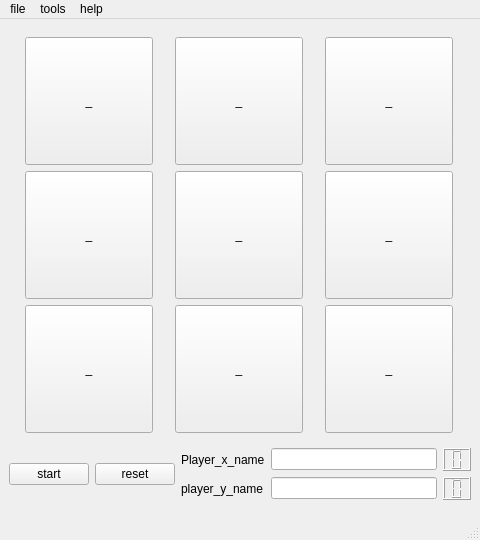
<?xml version="1.0" encoding="UTF-8"?>
<ui version="4.0">
 <class>MainWindow</class>
 <widget class="QMainWindow" name="MainWindow">
  <property name="geometry">
   <rect>
    <x>0</x>
    <y>0</y>
    <width>480</width>
    <height>540</height>
   </rect>
  </property>
  <property name="sizePolicy">
   <sizepolicy hsizetype="Maximum" vsizetype="Maximum">
    <horstretch>0</horstretch>
    <verstretch>0</verstretch>
   </sizepolicy>
  </property>
  <property name="minimumSize">
   <size>
    <width>480</width>
    <height>540</height>
   </size>
  </property>
  <property name="maximumSize">
   <size>
    <width>480</width>
    <height>540</height>
   </size>
  </property>
  <property name="windowTitle">
   <string>XOX Game</string>
  </property>
  <widget class="QWidget" name="centralwidget">
   <layout class="QVBoxLayout" name="verticalLayout">
    <item>
     <layout class="QGridLayout" name="gridLayout_2">
      <property name="sizeConstraint">
       <enum>QLayout::SizeConstraint::SetMinAndMaxSize</enum>
      </property>
      <item row="0" column="0">
       <widget class="QPushButton" name="place00">
        <property name="enabled">
         <bool>true</bool>
        </property>
        <property name="sizePolicy">
         <sizepolicy hsizetype="MinimumExpanding" vsizetype="MinimumExpanding">
          <horstretch>0</horstretch>
          <verstretch>0</verstretch>
         </sizepolicy>
        </property>
        <property name="maximumSize">
         <size>
          <width>128</width>
          <height>128</height>
         </size>
        </property>
        <property name="text">
         <string>_</string>
        </property>
        <property name="autoRepeat">
         <bool>false</bool>
        </property>
        <property name="autoExclusive">
         <bool>false</bool>
        </property>
        <property name="autoDefault">
         <bool>false</bool>
        </property>
        <property name="default">
         <bool>false</bool>
        </property>
        <property name="flat">
         <bool>false</bool>
        </property>
       </widget>
      </item>
      <item row="0" column="2">
       <widget class="QPushButton" name="place02">
        <property name="enabled">
         <bool>true</bool>
        </property>
        <property name="sizePolicy">
         <sizepolicy hsizetype="MinimumExpanding" vsizetype="MinimumExpanding">
          <horstretch>0</horstretch>
          <verstretch>0</verstretch>
         </sizepolicy>
        </property>
        <property name="maximumSize">
         <size>
          <width>128</width>
          <height>128</height>
         </size>
        </property>
        <property name="text">
         <string>_</string>
        </property>
        <property name="autoRepeat">
         <bool>false</bool>
        </property>
        <property name="autoExclusive">
         <bool>false</bool>
        </property>
        <property name="autoDefault">
         <bool>false</bool>
        </property>
        <property name="default">
         <bool>false</bool>
        </property>
        <property name="flat">
         <bool>false</bool>
        </property>
       </widget>
      </item>
      <item row="8" column="0">
       <widget class="QPushButton" name="place20">
        <property name="enabled">
         <bool>true</bool>
        </property>
        <property name="sizePolicy">
         <sizepolicy hsizetype="MinimumExpanding" vsizetype="MinimumExpanding">
          <horstretch>0</horstretch>
          <verstretch>0</verstretch>
         </sizepolicy>
        </property>
        <property name="maximumSize">
         <size>
          <width>128</width>
          <height>128</height>
         </size>
        </property>
        <property name="text">
         <string>_</string>
        </property>
        <property name="autoRepeat">
         <bool>false</bool>
        </property>
        <property name="autoExclusive">
         <bool>false</bool>
        </property>
        <property name="autoDefault">
         <bool>false</bool>
        </property>
        <property name="default">
         <bool>false</bool>
        </property>
        <property name="flat">
         <bool>false</bool>
        </property>
       </widget>
      </item>
      <item row="2" column="0">
       <widget class="QPushButton" name="place10">
        <property name="enabled">
         <bool>true</bool>
        </property>
        <property name="sizePolicy">
         <sizepolicy hsizetype="MinimumExpanding" vsizetype="MinimumExpanding">
          <horstretch>0</horstretch>
          <verstretch>0</verstretch>
         </sizepolicy>
        </property>
        <property name="maximumSize">
         <size>
          <width>128</width>
          <height>128</height>
         </size>
        </property>
        <property name="text">
         <string>_</string>
        </property>
        <property name="autoRepeat">
         <bool>false</bool>
        </property>
        <property name="autoExclusive">
         <bool>false</bool>
        </property>
        <property name="autoDefault">
         <bool>false</bool>
        </property>
        <property name="default">
         <bool>false</bool>
        </property>
        <property name="flat">
         <bool>false</bool>
        </property>
       </widget>
      </item>
      <item row="8" column="2">
       <widget class="QPushButton" name="place22">
        <property name="enabled">
         <bool>true</bool>
        </property>
        <property name="sizePolicy">
         <sizepolicy hsizetype="MinimumExpanding" vsizetype="MinimumExpanding">
          <horstretch>0</horstretch>
          <verstretch>0</verstretch>
         </sizepolicy>
        </property>
        <property name="maximumSize">
         <size>
          <width>128</width>
          <height>128</height>
         </size>
        </property>
        <property name="text">
         <string>_</string>
        </property>
        <property name="autoRepeat">
         <bool>false</bool>
        </property>
        <property name="autoExclusive">
         <bool>false</bool>
        </property>
        <property name="autoDefault">
         <bool>false</bool>
        </property>
        <property name="default">
         <bool>false</bool>
        </property>
        <property name="flat">
         <bool>false</bool>
        </property>
       </widget>
      </item>
      <item row="0" column="1">
       <widget class="QPushButton" name="place01">
        <property name="enabled">
         <bool>true</bool>
        </property>
        <property name="sizePolicy">
         <sizepolicy hsizetype="MinimumExpanding" vsizetype="MinimumExpanding">
          <horstretch>0</horstretch>
          <verstretch>0</verstretch>
         </sizepolicy>
        </property>
        <property name="maximumSize">
         <size>
          <width>128</width>
          <height>128</height>
         </size>
        </property>
        <property name="text">
         <string>_</string>
        </property>
        <property name="autoRepeat">
         <bool>false</bool>
        </property>
        <property name="autoExclusive">
         <bool>false</bool>
        </property>
        <property name="autoDefault">
         <bool>false</bool>
        </property>
        <property name="default">
         <bool>false</bool>
        </property>
        <property name="flat">
         <bool>false</bool>
        </property>
       </widget>
      </item>
      <item row="2" column="2">
       <widget class="QPushButton" name="place12">
        <property name="enabled">
         <bool>true</bool>
        </property>
        <property name="sizePolicy">
         <sizepolicy hsizetype="MinimumExpanding" vsizetype="MinimumExpanding">
          <horstretch>0</horstretch>
          <verstretch>0</verstretch>
         </sizepolicy>
        </property>
        <property name="maximumSize">
         <size>
          <width>128</width>
          <height>128</height>
         </size>
        </property>
        <property name="text">
         <string>_</string>
        </property>
        <property name="autoRepeat">
         <bool>false</bool>
        </property>
        <property name="autoExclusive">
         <bool>false</bool>
        </property>
        <property name="autoDefault">
         <bool>false</bool>
        </property>
        <property name="default">
         <bool>false</bool>
        </property>
        <property name="flat">
         <bool>false</bool>
        </property>
       </widget>
      </item>
      <item row="2" column="1">
       <widget class="QPushButton" name="place11">
        <property name="enabled">
         <bool>true</bool>
        </property>
        <property name="sizePolicy">
         <sizepolicy hsizetype="MinimumExpanding" vsizetype="MinimumExpanding">
          <horstretch>0</horstretch>
          <verstretch>0</verstretch>
         </sizepolicy>
        </property>
        <property name="maximumSize">
         <size>
          <width>128</width>
          <height>128</height>
         </size>
        </property>
        <property name="text">
         <string>_</string>
        </property>
        <property name="autoRepeat">
         <bool>false</bool>
        </property>
        <property name="autoExclusive">
         <bool>false</bool>
        </property>
        <property name="autoDefault">
         <bool>false</bool>
        </property>
        <property name="default">
         <bool>false</bool>
        </property>
        <property name="flat">
         <bool>false</bool>
        </property>
       </widget>
      </item>
      <item row="8" column="1">
       <widget class="QPushButton" name="place21">
        <property name="enabled">
         <bool>true</bool>
        </property>
        <property name="sizePolicy">
         <sizepolicy hsizetype="MinimumExpanding" vsizetype="MinimumExpanding">
          <horstretch>0</horstretch>
          <verstretch>0</verstretch>
         </sizepolicy>
        </property>
        <property name="maximumSize">
         <size>
          <width>128</width>
          <height>128</height>
         </size>
        </property>
        <property name="text">
         <string>_</string>
        </property>
        <property name="autoRepeat">
         <bool>false</bool>
        </property>
        <property name="autoExclusive">
         <bool>false</bool>
        </property>
        <property name="autoDefault">
         <bool>false</bool>
        </property>
        <property name="default">
         <bool>false</bool>
        </property>
        <property name="flat">
         <bool>false</bool>
        </property>
       </widget>
      </item>
     </layout>
    </item>
    <item>
     <layout class="QHBoxLayout" name="horizontalLayout">
      <item>
       <widget class="QPushButton" name="start_button">
        <property name="text">
         <string>start</string>
        </property>
       </widget>
      </item>
      <item>
       <widget class="QPushButton" name="pushButton">
        <property name="text">
         <string>reset</string>
        </property>
       </widget>
      </item>
      <item>
       <layout class="QGridLayout" name="gridLayout">
        <item row="0" column="1">
         <widget class="QLineEdit" name="player_x_nameLineEdit"/>
        </item>
        <item row="1" column="1">
         <widget class="QLineEdit" name="player_y_nameLineEdit"/>
        </item>
        <item row="1" column="0">
         <widget class="QLabel" name="player_y_nameLabel">
          <property name="text">
           <string>player_y_name</string>
          </property>
          <property name="buddy">
           <cstring>player_y_nameLineEdit</cstring>
          </property>
         </widget>
        </item>
        <item row="0" column="0">
         <widget class="QLabel" name="player_x_nameLabel">
          <property name="text">
           <string>Player_x_name</string>
          </property>
          <property name="buddy">
           <cstring>player_x_nameLineEdit</cstring>
          </property>
         </widget>
        </item>
        <item row="0" column="2">
         <widget class="QLCDNumber" name="player_x_score">
          <property name="smallDecimalPoint">
           <bool>false</bool>
          </property>
          <property name="digitCount">
           <number>1</number>
          </property>
         </widget>
        </item>
        <item row="1" column="2">
         <widget class="QLCDNumber" name="player_y_score">
          <property name="digitCount">
           <number>1</number>
          </property>
          <property name="intValue" stdset="0">
           <number>0</number>
          </property>
         </widget>
        </item>
       </layout>
      </item>
     </layout>
    </item>
   </layout>
  </widget>
  <widget class="QMenuBar" name="menubar">
   <property name="geometry">
    <rect>
     <x>0</x>
     <y>0</y>
     <width>480</width>
     <height>24</height>
    </rect>
   </property>
   <widget class="QMenu" name="menufile">
    <property name="title">
     <string>file</string>
    </property>
    <addaction name="actionRestart"/>
    <addaction name="separator"/>
    <addaction name="actionQuit"/>
   </widget>
   <widget class="QMenu" name="menutools">
    <property name="title">
     <string>tools</string>
    </property>
    <widget class="QMenu" name="menureset">
     <property name="title">
      <string>reset</string>
     </property>
     <addaction name="actionboard"/>
     <addaction name="actionplayer_name"/>
     <addaction name="actionscore"/>
    </widget>
    <addaction name="menureset"/>
    <addaction name="actionstart"/>
   </widget>
   <widget class="QMenu" name="menuhelp">
    <property name="title">
     <string>help</string>
    </property>
    <addaction name="actionabout"/>
    <addaction name="actionhelp"/>
   </widget>
   <addaction name="menufile"/>
   <addaction name="menutools"/>
   <addaction name="menuhelp"/>
  </widget>
  <widget class="QStatusBar" name="statusbar"/>
  <action name="actionRestart">
   <property name="text">
    <string>Restart</string>
   </property>
  </action>
  <action name="actionQuit">
   <property name="text">
    <string>Quit</string>
   </property>
  </action>
  <action name="actionboard">
   <property name="text">
    <string>board</string>
   </property>
  </action>
  <action name="actionplayer_name">
   <property name="text">
    <string>player name</string>
   </property>
  </action>
  <action name="actionstart">
   <property name="text">
    <string>start</string>
   </property>
  </action>
  <action name="actionscore">
   <property name="text">
    <string>score</string>
   </property>
  </action>
  <action name="actionabout">
   <property name="text">
    <string>about</string>
   </property>
  </action>
  <action name="actionhelp">
   <property name="text">
    <string>help</string>
   </property>
  </action>
 </widget>
 <resources/>
 <connections/>
</ui>
